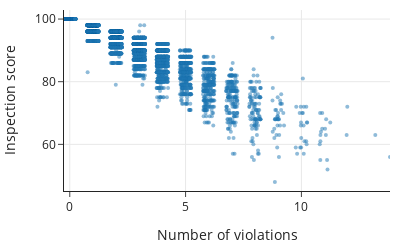

Notebook cell for this chart:
### Markdown cell above
We have corrected a large number of missing values. With further investigation,
we find that some of the businesses have inspection dates that are close but don't quite match. 
We could do a fuzzy match where inspections with dates that are only one or two days apart are matched. 
But for now, we just leave them as `NaN`. 

Let's examine the relationship between the number of violations and the inspection score:

### Code cell
fig = px.strip(ins_and_num_vios,
                 x=jitter(ins_and_num_vios['num_vio'], amt=0.5),
                 y='score', 
                 width=400, height=250)

fig.update_traces(marker=dict(opacity=0.5, size=4))

fig.update_layout(xaxis_title="Number of violations",
                  yaxis_title="Inspection score")

fig

### Figure 1 — Plotly figure (JSON) as saved in the notebook; plotly's stock layout.template omitted (floating-point values rounded to 4 significant figures; data arrays with more than 128 entries replaced by an {"elided": "..."} marker saying what was removed)
{"data": [{"alignmentgroup": "True", "boxpoints": "all", "fillcolor": "rgba(255,255,255,0)", "hoveron": "points", "hovertemplate": "x=%{x}<br>score=%{y}<extra></extra>", "legendgroup": "", "line": {"color": "rgba(255,255,255,0)"}, "marker": {"color": "#1F77B4", "opacity": 0.5, "size": 4}, "name": "", "offsetgroup": "", "orientation": "v", "pointpos": 0, "showlegend": false, "type": "box", "x": {"elided": "5443 float values"}, "x0": " ", "xaxis": "x", "y": {"elided": "5443 int values"}, "y0": " ", "yaxis": "y"}], "layout": {"boxmode": "group", "height": 250, "legend": {"tracegroupgap": 0}, "width": 400, "xaxis": {"anchor": "y", "autorange": true, "domain": [0, 1], "range": [-0.249, 13.82], "title": {"text": "Number of violations"}, "type": "linear"}, "yaxis": {"anchor": "x", "autorange": true, "domain": [0, 1], "range": [45.11, 102.9], "title": {"text": "Inspection score"}, "type": "linear"}}}
